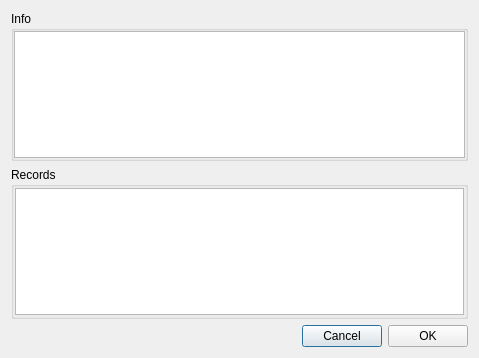
<?xml version="1.0" encoding="UTF-8"?>
<ui version="4.0">
 <class>DialogInstallModule</class>
 <widget class="QDialog" name="DialogInstallModule">
  <property name="windowModality">
   <enum>Qt::ApplicationModal</enum>
  </property>
  <property name="geometry">
   <rect>
    <x>0</x>
    <y>0</y>
    <width>479</width>
    <height>358</height>
   </rect>
  </property>
  <property name="windowTitle">
   <string>Install</string>
  </property>
  <property name="modal">
   <bool>true</bool>
  </property>
  <layout class="QVBoxLayout" name="verticalLayout_2">
   <item>
    <widget class="QGroupBox" name="groupBoxInfo">
     <property name="title">
      <string>Info</string>
     </property>
     <layout class="QVBoxLayout" name="verticalLayout">
      <property name="leftMargin">
       <number>0</number>
      </property>
      <property name="topMargin">
       <number>0</number>
      </property>
      <property name="rightMargin">
       <number>0</number>
      </property>
      <property name="bottomMargin">
       <number>0</number>
      </property>
      <item>
       <widget class="QTextEdit" name="textEditInfo">
        <property name="readOnly">
         <bool>true</bool>
        </property>
       </widget>
      </item>
     </layout>
    </widget>
   </item>
   <item>
    <widget class="QGroupBox" name="groupBoxRecords">
     <property name="title">
      <string>Records</string>
     </property>
     <layout class="QVBoxLayout" name="verticalLayout_6">
      <property name="leftMargin">
       <number>1</number>
      </property>
      <property name="topMargin">
       <number>1</number>
      </property>
      <property name="rightMargin">
       <number>1</number>
      </property>
      <property name="bottomMargin">
       <number>1</number>
      </property>
      <item>
       <widget class="QTableWidget" name="tableWidgetRecords">
        <property name="editTriggers">
         <set>QAbstractItemView::NoEditTriggers</set>
        </property>
        <property name="selectionBehavior">
         <enum>QAbstractItemView::SelectRows</enum>
        </property>
        <attribute name="horizontalHeaderVisible">
         <bool>false</bool>
        </attribute>
        <attribute name="horizontalHeaderStretchLastSection">
         <bool>true</bool>
        </attribute>
        <attribute name="verticalHeaderVisible">
         <bool>false</bool>
        </attribute>
        <attribute name="verticalHeaderDefaultSectionSize">
         <number>23</number>
        </attribute>
       </widget>
      </item>
     </layout>
    </widget>
   </item>
   <item>
    <layout class="QHBoxLayout" name="horizontalLayout">
     <item>
      <spacer name="horizontalSpacer">
       <property name="orientation">
        <enum>Qt::Horizontal</enum>
       </property>
       <property name="sizeHint" stdset="0">
        <size>
         <width>40</width>
         <height>20</height>
        </size>
       </property>
      </spacer>
     </item>
     <item>
      <widget class="QPushButton" name="pushButtonCancel">
       <property name="text">
        <string>Cancel</string>
       </property>
      </widget>
     </item>
     <item>
      <widget class="QPushButton" name="pushButtonOK">
       <property name="text">
        <string>OK</string>
       </property>
      </widget>
     </item>
    </layout>
   </item>
  </layout>
 </widget>
 <resources/>
 <connections/>
</ui>
